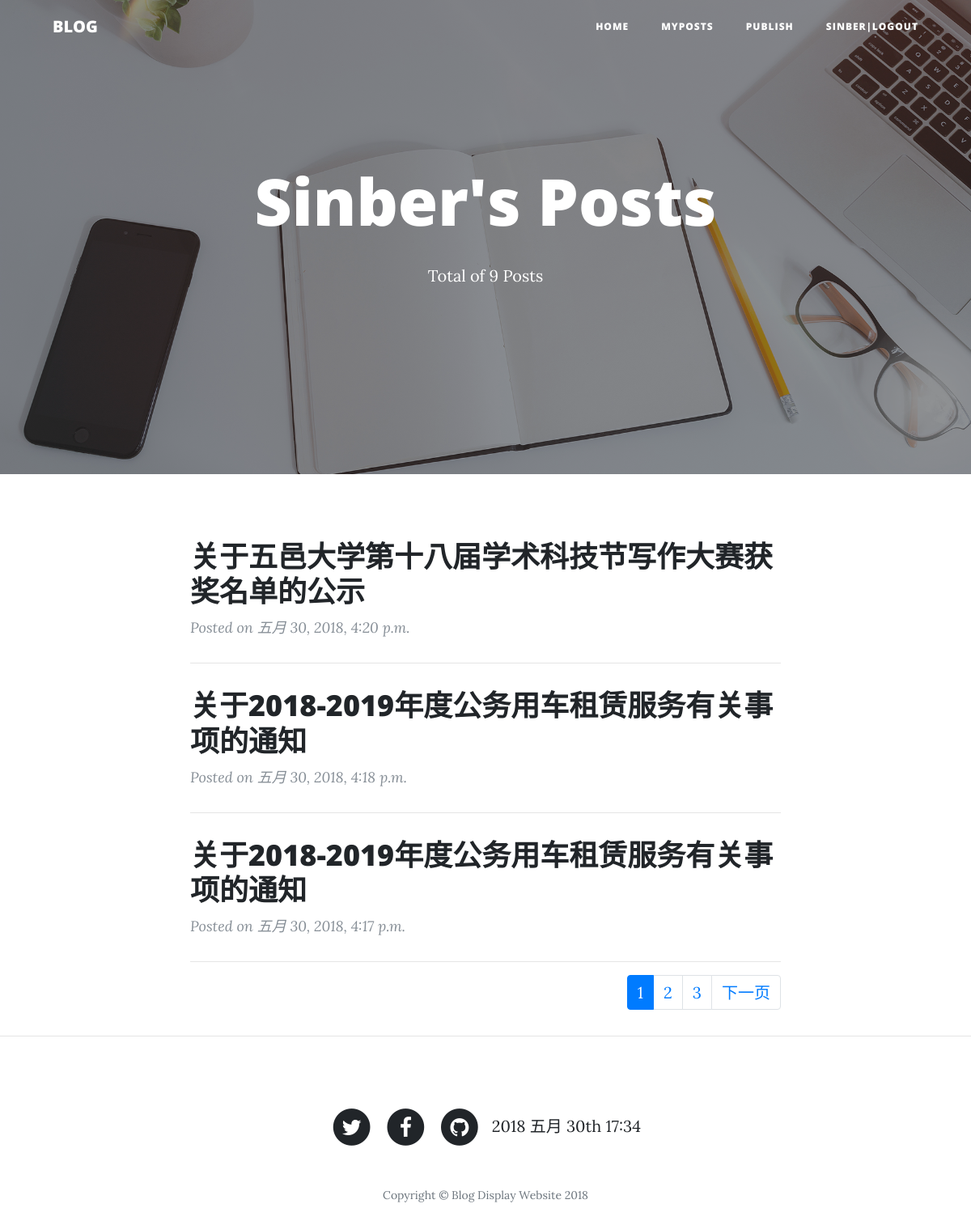
Screenshot of /blog/list/ (signed in) with the database file from the repository.
### blog/models.py (models this page shows, shortened)
class Blog(models.Model):
    title = models.CharField(max_length=300, verbose_name='标题')
    body = models.TextField(verbose_name='内容')
    publish = models.DateTimeField(default=timezone.now, verbose_name='发布日期')
    owner = models.ForeignKey(
        User, on_delete=models.CASCADE, verbose_name='所有者')
    class Meta:
        ordering = ['-publish']
        verbose_name = '帖子'
        verbose_name_plural = '帖子'

### blog/views.py (the view)
# urls.py: path('list/', views.BlogList.as_view(), name='list'),
class BlogList(LoginRequiredMixin, ListView):
    model = Blog
    context_object_name = 'posts'
    template_name = 'blog/list.html'
    paginate_by = 3
    def get_queryset(self):
        return Blog.objects.all().filter(owner=self.request.user)
    def get_context_data(self, **kwargs):
        context = super().get_context_data(**kwargs)
        context['total'] = self.get_queryset().count
        return context

### blog/templates/blog/list.html (shortened to what this page needs)
{% extends 'blog/base.html' %} {%block title%}List{%endblock title%} {% block header %}
<header class="masthead" style="background-image: url('img/home-bg.jpg')">
    <div class="overlay"></div>
    <div class="container">
        <div class="row">
            <div class="col-lg-8 col-md-10 mx-auto">
                <div class="site-heading">
                    <h1>{{user|title}}'s Posts</h1>
                    <p class="post-meta">Total of {{total}} Posts</p>
                </div>
            </div>
        </div>
    </div>
</header>
{% endblock header %}
{% block content %}
<div class="container">
    <div class="row">
        <div class="col-lg-8 col-md-10 mx-auto">
            {% for post in posts %}
            <div class="post-preview">
                <a href="{% url 'blog:detail' post.id %}">
                    <h2 class="post-title">
                        {{post.title}}
                    </h2>
                </a>
                <p class="post-meta">Posted on {{post.publish}}</p>
            </div>
            <hr> {%empty%}
            <p>Sorry, has no posts.</p>
            {% endfor %} {%if is_paginated %}
            <div class="float-right">
                <ul class="pagination">
                     {%for c in paginator.page_range %} {%if c == page_obj.number %}
                    <li class="page-item active">
                        <a class="page-link" href="?page={{c}}">{{c}}</a>
                    </li>
                    {%else%}
                    <li class="page-item">
                        <a class="page-link" href="?page={{c}}">{{c}}</a>
                    </li>
                    {%endif%} {%endfor%} {% if page_obj.has_next %}
                    <li class="page-item">
                        <a class="page-link" href="?page={{ page_obj.next_page_number }}">下一页</a>
                    </li>
                    {% endif %}
                </ul>
            </div>
            {%endif%}
        </div>
    </div>
</div>
{% endblock content %}

### blog/templates/blog/base.html (shortened to what this page needs)
{% load static %}
<!DOCTYPE html>
<html lang="en">
<head>
    <link href="{% static 'blog/vendor/bootstrap/css/bootstrap.min.css' %}" rel="stylesheet">
    <link href="{% static 'blog/vendor/font-awesome/css/font-awesome.min.css' %}" rel="stylesheet" type="text/css">
    <link href="{% static 'blog/css/clean-blog.min.css' %}" rel="stylesheet"> {% block css %} {% endblock css %}
</head>
<body>
    <nav class="navbar navbar-expand-lg navbar-light fixed-top" id="mainNav">
        <div class="container">
            <a class="navbar-brand" href="{%url 'blog:index' %}">BLOG</a>
            <div class="collapse navbar-collapse" id="navbarResponsive">
                <ul class="navbar-nav ml-auto">
                    <li class="nav-item">
                        <a class="nav-link" href="{% url 'blog:index'%}">
                            Home
                        </a>
                    </li>
                    <li class="nav-item">
                        <a class="nav-link" href="{% url 'blog:list' %}">Myposts</a>
                    </li>
                    <li class="nav-item">
                        <a class="nav-link" href="{% url 'blog:publish' %}">publish</a>
                    </li>
                    <li class="nav-item">
                        {% if user.is_anonymous %}
                        <a class="nav-link" href="{% url 'blog:login' %}">login</a>
                        {% else %}
                        <a class="nav-link" href="{% url 'blog:logout' %}">{{ user }}|logout</a>
                        {% endif %}
                    </li>
                </ul>
            </div>
        </div>
    </nav>
    {% block header %} {% endblock header %}
    {% block content %} {% endblock content %}
    <hr>
    {% block footer %}
    <footer>
        <div class="container">
            <div class="row">
                <div class="col-lg-8 col-md-10 mx-auto">
                    <ul class="list-inline text-center">
                        <li class="list-inline-item">
                            <a href="#">
                                <span class="fa-stack fa-lg">
                                    <i class="fa fa-circle fa-stack-2x"></i>
                                    <i class="fa fa-twitter fa-stack-1x fa-inverse"></i>
                                </span>
                            </a>
                        </li>
                        <li class="list-inline-item">
                            <a href="#">
                                <span class="fa-stack fa-lg">
                                    <i class="fa fa-circle fa-stack-2x"></i>
                                    <i class="fa fa-facebook fa-stack-1x fa-inverse"></i>
                                </span>
                            </a>
                        </li>
                        <li class="list-inline-item">
                            <a href="#">
                                <span class="fa-stack fa-lg">
                                    <i class="fa fa-circle fa-stack-2x"></i>
                                    <i class="fa fa-github fa-stack-1x fa-inverse"></i>
                                </span>
                            </a>
                        </li>
                        <li class="list-inline-item">
                            <span>
                                <p>{%now "Y F jS H:i" %}</p>
                            </span>
                        </li>
                    </ul>
                    <p class="copyright text-muted">Copyright &copy; Blog Display Website 2018</p>
                </div>
            </div>
        </div>
    </footer>
    {% endblock footer %}
</body>
</html>

### rows the page displays
Blog: title "关于五邑大学第十八届学术科技节写作大赛获奖名单的公示", publish "五月 30, 2018, 4:20 p.m."
Blog: title "关于2018-2019年度公务用车租赁服务有关事项的通知", publish "五月 30, 2018, 4:18 p.m."
Blog: title "关于2018-2019年度公务用车租赁服务有关事项的通知", publish "五月 30, 2018, 4:17 p.m."

### other values shown
{{ user }} "SINBER"
{{ user|title }} "Sinber"
{{ total }} "9"
{{ c }} "1"
{{ c }} "2" "3"
